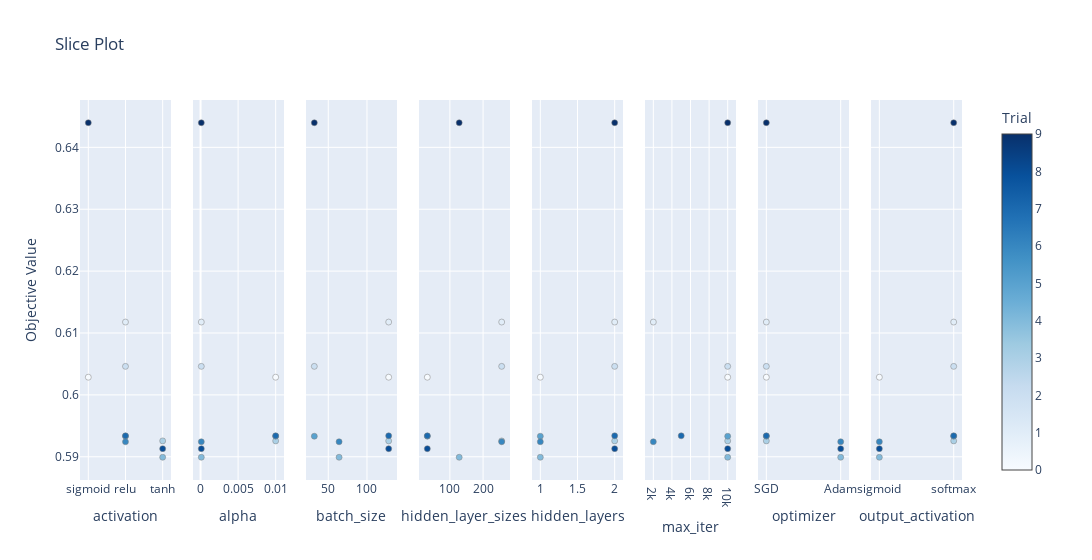

Write notebook code for a chart like this one.
### Code cell
optuna.visualization.plot_slice(study_2)

### Figure 1 — Plotly figure (JSON) as saved in the notebook; plotly's stock layout.template omitted (floating-point values rounded to 4 significant figures)
{"data": [{"marker": {"color": [0, 1, 2, 3, 4, 5, 6, 7, 8, 9], "colorbar": {"title": {"text": "Trial"}, "x": 1, "xpad": 40}, "colorscale": [[0, "rgb(247,251,255)"], [0.125, "rgb(222,235,247)"], [0.25, "rgb(198,219,239)"], [0.375, "rgb(158,202,225)"], [0.5, "rgb(107,174,214)"], [0.625, "rgb(66,146,198)"], [0.75, "rgb(33,113,181)"], [0.875, "rgb(8,81,156)"], [1, "rgb(8,48,107)"]], "line": {"color": "Grey", "width": 0.5}, "showscale": true}, "mode": "markers", "showlegend": false, "type": "scatter", "x": ["sigmoid", "relu", "relu", "tanh", "tanh", "relu", "relu", "relu", "tanh", "sigmoid"], "xaxis": "x", "y": [0.6029, 0.6118, 0.6046, 0.5926, 0.5899, 0.5933, 0.5924, 0.5934, 0.5913, 0.644], "yaxis": "y"}, {"marker": {"color": [0, 1, 2, 3, 4, 5, 6, 7, 8, 9], "colorbar": {"title": {"text": "Trial"}, "x": 1, "xpad": 40}, "colorscale": [[0, "rgb(247,251,255)"], [0.125, "rgb(222,235,247)"], [0.25, "rgb(198,219,239)"], [0.375, "rgb(158,202,225)"], [0.5, "rgb(107,174,214)"], [0.625, "rgb(66,146,198)"], [0.75, "rgb(33,113,181)"], [0.875, "rgb(8,81,156)"], [1, "rgb(8,48,107)"]], "line": {"color": "Grey", "width": 0.5}, "showscale": false}, "mode": "markers", "showlegend": false, "type": "scatter", "x": [0.01, 0.0001, 0.0001, 0.01, 0.0001, 0.01, 0.0001, 0.01, 0.0001, 0.0001], "xaxis": "x2", "y": [0.6029, 0.6118, 0.6046, 0.5926, 0.5899, 0.5933, 0.5924, 0.5934, 0.5913, 0.644], "yaxis": "y2"}, {"marker": {"color": [0, 1, 2, 3, 4, 5, 6, 7, 8, 9], "colorbar": {"title": {"text": "Trial"}, "x": 1, "xpad": 40}, "colorscale": [[0, "rgb(247,251,255)"], [0.125, "rgb(222,235,247)"], [0.25, "rgb(198,219,239)"], [0.375, "rgb(158,202,225)"], [0.5, "rgb(107,174,214)"], [0.625, "rgb(66,146,198)"], [0.75, "rgb(33,113,181)"], [0.875, "rgb(8,81,156)"], [1, "rgb(8,48,107)"]], "line": {"color": "Grey", "width": 0.5}, "showscale": false}, "mode": "markers", "showlegend": false, "type": "scatter", "x": [128, 128, 32, 128, 64, 32, 64, 128, 128, 32], "xaxis": "x3", "y": [0.6029, 0.6118, 0.6046, 0.5926, 0.5899, 0.5933, 0.5924, 0.5934, 0.5913, 0.644], "yaxis": "y3"}, {"marker": {"color": [0, 1, 2, 3, 4, 5, 6, 7, 8, 9], "colorbar": {"title": {"text": "Trial"}, "x": 1, "xpad": 40}, "colorscale": [[0, "rgb(247,251,255)"], [0.125, "rgb(222,235,247)"], [0.25, "rgb(198,219,239)"], [0.375, "rgb(158,202,225)"], [0.5, "rgb(107,174,214)"], [0.625, "rgb(66,146,198)"], [0.75, "rgb(33,113,181)"], [0.875, "rgb(8,81,156)"], [1, "rgb(8,48,107)"]], "line": {"color": "Grey", "width": 0.5}, "showscale": false}, "mode": "markers", "showlegend": false, "type": "scatter", "x": [32, 256, 256, 256, 128, 32, 256, 32, 32, 128], "xaxis": "x4", "y": [0.6029, 0.6118, 0.6046, 0.5926, 0.5899, 0.5933, 0.5924, 0.5934, 0.5913, 0.644], "yaxis": "y4"}, {"marker": {"color": [0, 1, 2, 3, 4, 5, 6, 7, 8, 9], "colorbar": {"title": {"text": "Trial"}, "x": 1, "xpad": 40}, "colorscale": [[0, "rgb(247,251,255)"], [0.125, "rgb(222,235,247)"], [0.25, "rgb(198,219,239)"], [0.375, "rgb(158,202,225)"], [0.5, "rgb(107,174,214)"], [0.625, "rgb(66,146,198)"], [0.75, "rgb(33,113,181)"], [0.875, "rgb(8,81,156)"], [1, "rgb(8,48,107)"]], "line": {"color": "Grey", "width": 0.5}, "showscale": false}, "mode": "markers", "showlegend": false, "type": "scatter", "x": [1, 2, 2, 2, 1, 1, 1, 2, 2, 2], "xaxis": "x5", "y": [0.6029, 0.6118, 0.6046, 0.5926, 0.5899, 0.5933, 0.5924, 0.5934, 0.5913, 0.644], "yaxis": "y5"}, {"marker": {"color": [0, 1, 2, 3, 4, 5, 6, 7, 8, 9], "colorbar": {"title": {"text": "Trial"}, "x": 1, "xpad": 40}, "colorscale": [[0, "rgb(247,251,255)"], [0.125, "rgb(222,235,247)"], [0.25, "rgb(198,219,239)"], [0.375, "rgb(158,202,225)"], [0.5, "rgb(107,174,214)"], [0.625, "rgb(66,146,198)"], [0.75, "rgb(33,113,181)"], [0.875, "rgb(8,81,156)"], [1, "rgb(8,48,107)"]], "line": {"color": "Grey", "width": 0.5}, "showscale": false}, "mode": "markers", "showlegend": false, "type": "scatter", "x": [10000, 2000, 10000, 10000, 10000, 10000, 2000, 5000, 10000, 10000], "xaxis": "x6", "y": [0.6029, 0.6118, 0.6046, 0.5926, 0.5899, 0.5933, 0.5924, 0.5934, 0.5913, 0.644], "yaxis": "y6"}, {"marker": {"color": [0, 1, 2, 3, 4, 5, 6, 7, 8, 9], "colorbar": {"title": {"text": "Trial"}, "x": 1, "xpad": 40}, "colorscale": [[0, "rgb(247,251,255)"], [0.125, "rgb(222,235,247)"], [0.25, "rgb(198,219,239)"], [0.375, "rgb(158,202,225)"], [0.5, "rgb(107,174,214)"], [0.625, "rgb(66,146,198)"], [0.75, "rgb(33,113,181)"], [0.875, "rgb(8,81,156)"], [1, "rgb(8,48,107)"]], "line": {"color": "Grey", "width": 0.5}, "showscale": false}, "mode": "markers", "showlegend": false, "type": "scatter", "x": ["SGD", "SGD", "SGD", "SGD", "Adam", "SGD", "Adam", "SGD", "Adam", "SGD"], "xaxis": "x7", "y": [0.6029, 0.6118, 0.6046, 0.5926, 0.5899, 0.5933, 0.5924, 0.5934, 0.5913, 0.644], "yaxis": "y7"}, {"marker": {"color": [0, 1, 2, 3, 4, 5, 6, 7, 8, 9], "colorbar": {"title": {"text": "Trial"}, "x": 1, "xpad": 40}, "colorscale": [[0, "rgb(247,251,255)"], [0.125, "rgb(222,235,247)"], [0.25, "rgb(198,219,239)"], [0.375, "rgb(158,202,225)"], [0.5, "rgb(107,174,214)"], [0.625, "rgb(66,146,198)"], [0.75, "rgb(33,113,181)"], [0.875, "rgb(8,81,156)"], [1, "rgb(8,48,107)"]], "line": {"color": "Grey", "width": 0.5}, "showscale": false}, "mode": "markers", "showlegend": false, "type": "scatter", "x": ["sigmoid", "softmax", "softmax", "softmax", "sigmoid", "softmax", "sigmoid", "softmax", "sigmoid", "softmax"], "xaxis": "x8", "y": [0.6029, 0.6118, 0.6046, 0.5926, 0.5899, 0.5933, 0.5924, 0.5934, 0.5913, 0.644], "yaxis": "y8"}], "layout": {"title": {"text": "Slice Plot"}, "width": 2400, "xaxis": {"anchor": "y", "domain": [0, 0.1031], "title": {"text": "activation"}}, "xaxis2": {"anchor": "y2", "domain": [0.1281, 0.2312], "title": {"text": "alpha"}}, "xaxis3": {"anchor": "y3", "domain": [0.2562, 0.3594], "title": {"text": "batch_size"}}, "xaxis4": {"anchor": "y4", "domain": [0.3844, 0.4875], "title": {"text": "hidden_layer_sizes"}}, "xaxis5": {"anchor": "y5", "domain": [0.5125, 0.6156], "title": {"text": "hidden_layers"}}, "xaxis6": {"anchor": "y6", "domain": [0.6406, 0.7438], "title": {"text": "max_iter"}}, "xaxis7": {"anchor": "y7", "domain": [0.7688, 0.8719], "title": {"text": "optimizer"}}, "xaxis8": {"anchor": "y8", "domain": [0.8969, 1], "title": {"text": "output_activation"}}, "yaxis": {"anchor": "x", "domain": [0, 1], "title": {"text": "Objective Value"}}, "yaxis2": {"anchor": "x2", "domain": [0, 1], "matches": "y", "showticklabels": false}, "yaxis3": {"anchor": "x3", "domain": [0, 1], "matches": "y", "showticklabels": false}, "yaxis4": {"anchor": "x4", "domain": [0, 1], "matches": "y", "showticklabels": false}, "yaxis5": {"anchor": "x5", "domain": [0, 1], "matches": "y", "showticklabels": false}, "yaxis6": {"anchor": "x6", "domain": [0, 1], "matches": "y", "showticklabels": false}, "yaxis7": {"anchor": "x7", "domain": [0, 1], "matches": "y", "showticklabels": false}, "yaxis8": {"anchor": "x8", "domain": [0, 1], "matches": "y", "showticklabels": false}}}
